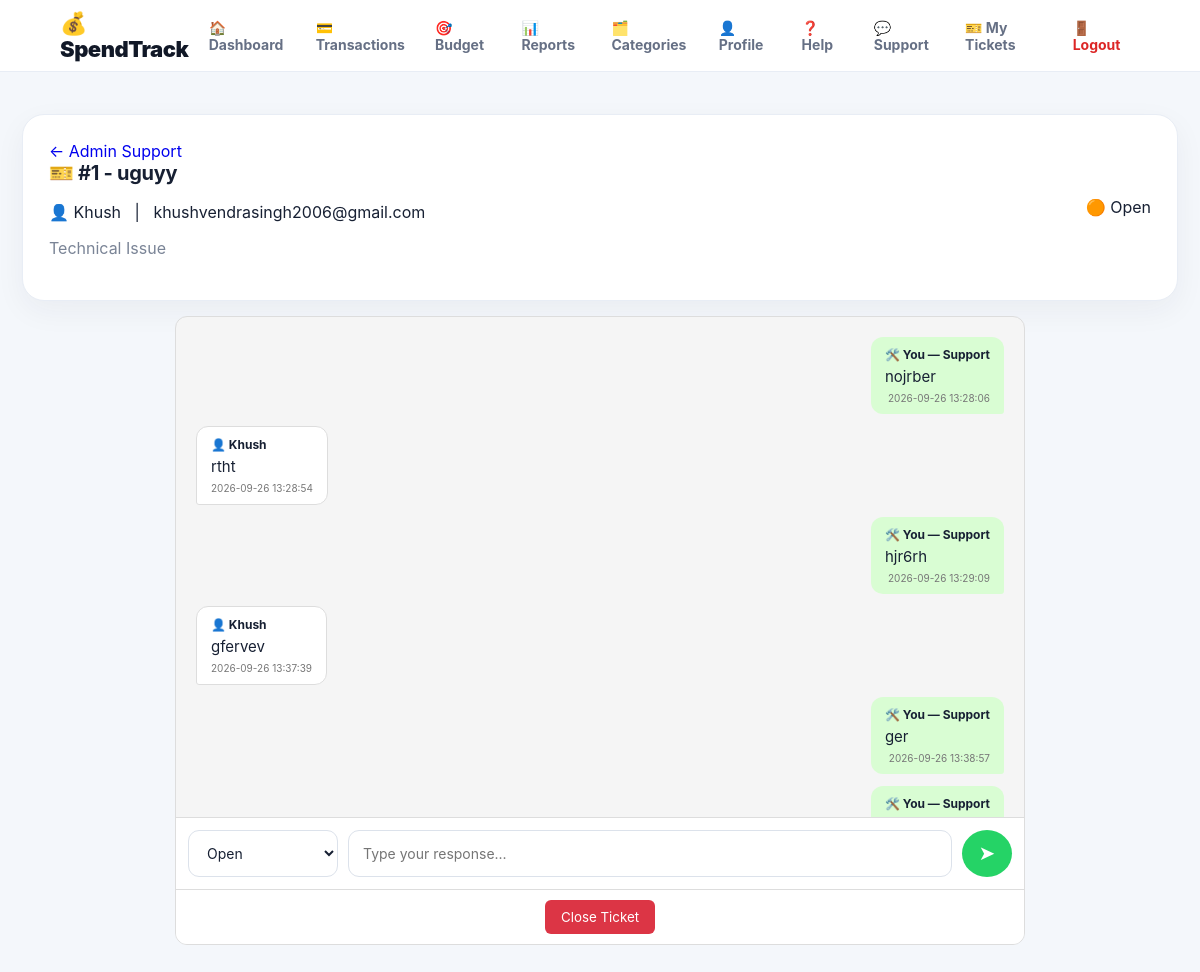
The app's page /admin/ticket/1 (signed in) with its own data.
### tables this page shows
CREATE TABLE support_tickets (
    id INTEGER PRIMARY KEY AUTOINCREMENT,
    user_id INTEGER NOT NULL,
    subject TEXT NOT NULL,
    category TEXT NOT NULL,
    message TEXT NOT NULL,
    status TEXT NOT NULL DEFAULT 'Open',
    admin_response TEXT DEFAULT '',
    created_at TEXT DEFAULT CURRENT_TIMESTAMP,
    updated_at TEXT DEFAULT CURRENT_TIMESTAMP,
    FOREIGN KEY(user_id) REFERENCES users(id)
);

CREATE TABLE users (
        id INTEGER PRIMARY KEY AUTOINCREMENT, name TEXT NOT NULL,
        email TEXT UNIQUE NOT NULL, password TEXT NOT NULL,
        created_at TIMESTAMP DEFAULT CURRENT_TIMESTAMP
    , profile_photo TEXT);

CREATE TABLE ticket_messages (
    id INTEGER PRIMARY KEY AUTOINCREMENT,
    ticket_id INTEGER NOT NULL,
    user_id INTEGER NOT NULL,
    sender_type TEXT NOT NULL,
    message TEXT NOT NULL,
    created_at TEXT DEFAULT CURRENT_TIMESTAMP,
    FOREIGN KEY(ticket_id) REFERENCES support_tickets(id),
    FOREIGN KEY(user_id) REFERENCES users(id)
);

### app.py (the view, shortened to what this page needs)
@app.route("/admin/ticket/<int:ticket_id>", methods=["GET", "POST"])
@admin_required
def admin_ticket(ticket_id):
    conn = get_db()
    ticket = conn.execute("""
        SELECT
            support_tickets.*,
            users.name,
            users.email
        FROM support_tickets
        JOIN users
        ON support_tickets.user_id = users.id
        WHERE support_tickets.id = ?
    """, (ticket_id,)).fetchone()
    if not ticket:
        conn.close()
        flash("Ticket not found.", "error")
        return redirect(url_for("admin_support"))
    messages = conn.execute("""
        SELECT
            ticket_messages.*,
            users.name,
            users.email
        FROM ticket_messages
        JOIN users
        ON ticket_messages.user_id = users.id
        WHERE ticket_messages.ticket_id = ?
        ORDER BY ticket_messages.id ASC
    """, (ticket_id,)).fetchall()
    conn.close()
    return render_template(
        "admin_ticket.html",
        ticket=ticket,
        messages=messages
    )

### app.py (called while the page is built)
def get_db():
    conn = sqlite3.connect(DATABASE)
    conn.row_factory = sqlite3.Row
    return conn

def admin_required(f):
    @wraps(f)
    def decorated_function(*args, **kwargs):
        if "user_id" not in session:
            return redirect(url_for("login"))
        conn = get_db()
        user = conn.execute("""
            SELECT email
            FROM users
            WHERE id = ?
        """, (session["user_id"],)).fetchone()
        conn.close()
        if not user or user["email"] != ADMIN_EMAIL:
            flash("Admin access required.", "error")
            return redirect(url_for("dashboard"))
        return f(*args, **kwargs)
    return decorated_function

def user_categories(uid):
    if not uid: return CATEGORIES
    conn=get_db(); rows=conn.execute("SELECT name FROM categories WHERE user_id=? ORDER BY name",(uid,)).fetchall(); conn.close()
    return [r["name"] for r in rows] or CATEGORIES

@app.context_processor
def globals():
    return {"categories":user_categories(session.get("user_id")),"payment_methods":PAYMENT_METHODS,"month_names":MONTH_NAMES,"logged_in":"user_id" in session}

### templates/admin_ticket.html (shortened to what this page needs)
{% extends "base.html" %}
{% block content %}
<main class="container">
    <section class="panel ticket-header">
        <div>
            <a href="{{ url_for('admin_support') }}">
                ← Admin Support
            </a>
            <h2>
                🎫 #{{ ticket["id"] }} -
                {{ ticket["subject"] }}
            </h2>
            <p>
                👤 {{ ticket["name"] }}
                &nbsp; | &nbsp;
                {{ ticket["email"] }}
            </p>
            <p class="muted">
                {{ ticket["category"] }}
            </p>
        </div>
        <div>
            {% if ticket["status"] == "Open" %}
                🟠 Open
            {% elif ticket["status"] == "In Progress" %}
                🟡 In Progress
            {% elif ticket["status"] == "Resolved" %}
                🟢 Resolved
            {% elif ticket["status"] == "Closed" %}
                ⚫ Closed
            {% endif %}
        </div>
    </section>
    <section class="chat-window">
        <div class="chat-messages">
            {% if messages %}
                {% for msg in messages %}
                    {% if msg["sender_type"] == "Customer" %}
                        <div class="message-row customer-row">
                            <div class="message customer-message">
                                <div class="message-name">
                                    👤 {{ msg["name"] }}
                                </div>
                                <div class="message-text">
                                    {{ msg["message"] }}
                                </div>
                                <div class="message-time">
                                    {{ msg["created_at"] }}
                                </div>
                            </div>
                        </div>
                    {% else %}
                        <div class="message-row admin-row">
                            <div class="message admin-message">
                                <div class="message-name">
                                    🛠️ You — Support
                                </div>
                                <div class="message-text">
                                    {{ msg["message"] }}
                                </div>
                                <div class="message-time">
                                    {{ msg["created_at"] }}
                                </div>
                            </div>
                        </div>
                    {% endif %}
                {% endfor %}
            {% endif %}
        </div>
        {% if ticket["status"] != "Closed" %}
        <div class="chat-input-area">
            <form method="POST" class="chat-form">
                <select name="status">
                    <option value="Open"
                        {% if ticket["status"] == "Open" %}
                        selected
                        {% endif %}
                    >
                        Open
                    </option>
                </select>
                <input
                    type="text"
                    name="message"
                    placeholder="Type your response..."
                    autocomplete="off"
                    required
                >
                <button type="submit">
                    ➤
                </button>
            </form>
        </div>
        <div class="chat-actions">
            <form
                method="POST"
                onsubmit="return confirm('Are you sure you want to close this ticket?');"
            >
                <button type="submit" class="danger">
                    Close Ticket
                </button>
            </form>
        </div>
        {% endif %}
    </section>
</main>
{% endblock %}

### static/style.css (style rules this page uses)
* { box-sizing: border-box; }
html { scroll-behavior: smooth; }
body { margin: 0; font-family: Inter, Arial, sans-serif; background: #f4f7fb; color: #172033; }
a { text-decoration: none; }
button, input, select, textarea { font-family: inherit; }
.container { max-width: 1250px; margin: auto; padding: 42px 22px; }
.muted { color: #7a8496; }
.panel { background: white; border: 1px solid #e8edf5; border-radius: 22px; padding: 26px; box-shadow: 0 10px 30px rgba(31, 41, 55, 0.05); }
.panel h2 { margin-top: 0; font-size: 20px; letter-spacing: -0.3px; }
input, select, textarea { width: 100%; padding: 13px 14px; border: 1px solid #dce2eb; border-radius: 11px; outline: none; background: white; color: #172033; font-size: 14px; transition: 0.2s; }

### templates/admin_ticket.html (style rules this page uses)
.ticket-header { display: flex; justify-content: space-between; align-items: center; margin-bottom: 15px; }
.chat-window { max-width: 850px; margin: auto; background: #f5f5f5; border: 1px solid #ddd; border-radius: 12px; overflow: hidden; }
.chat-messages { height: 500px; overflow-y: auto; padding: 20px; display: flex; flex-direction: column; gap: 12px; }
.message-row { display: flex; width: 100%; }
.customer-row { justify-content: flex-start; }
.admin-row { justify-content: flex-end; }
.message { max-width: 70%; padding: 10px 14px; border-radius: 12px; }
.customer-message { background: white; border: 1px solid #ddd; border-bottom-left-radius: 3px; }
.admin-message { background: #d9fdd3; border-bottom-right-radius: 3px; }
.message-name { font-size: 12px; font-weight: bold; margin-bottom: 4px; }
.message-text { font-size: 15px; line-height: 1.4; word-wrap: break-word; }
.message-time { font-size: 10px; color: #777; text-align: right; margin-top: 5px; }
.chat-input-area { background: white; padding: 12px; border-top: 1px solid #ddd; }
.chat-form { display: flex; gap: 10px; }
.chat-form input { flex: 1; margin: 0; }
.chat-form select { width: 150px; margin: 0; }
.chat-form button { width: 50px; border: none; border-radius: 50%; background: #25d366; color: white; font-size: 20px; cursor: pointer; }
.chat-actions { background: white; padding: 10px; text-align: center; border-top: 1px solid #ddd; }
.danger { background: #dc3545; color: white; border: none; padding: 9px 16px; border-radius: 6px; cursor: pointer; }

### records on screen
support_tickets: id "1", subject "uguyy", category "Technical Issue", status "Open"
users: name "Khush", email "khushvendrasingh2006@gmail.com"
ticket_messages: message "nojrber", created_at "2026-09-26 13:28:06"
ticket_messages: name "Khush", message "rtht", created_at "2026-09-26 13:28:54"
ticket_messages: message "hjr6rh", created_at "2026-09-26 13:29:09"
ticket_messages: name "Khush", message "gfervev", created_at "2026-09-26 13:37:39"
ticket_messages: message "ger", created_at "2026-09-26 13:38:57"
